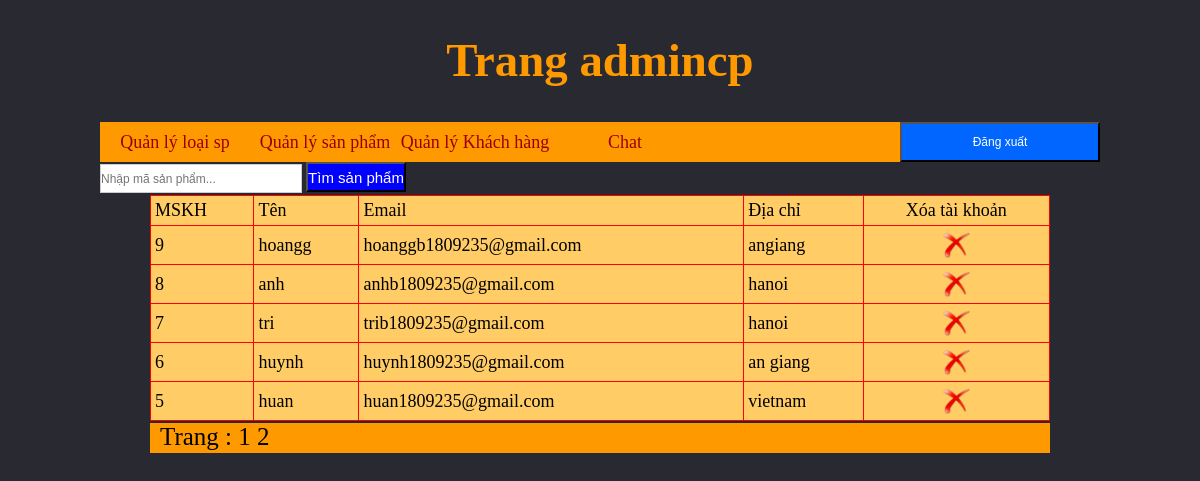
/admin/index.php?quanly=khachhang&ac=kh (signed in), run on the app's committed database.
### tables this page shows
CREATE TABLE `khachhang` (
  `MSKH` int(11) NOT NULL,
  `HoTenKH` varchar(255) NOT NULL,
  `Email` varchar(100) NOT NULL,
  `MatKhau` varchar(100) NOT NULL,
  `SoDienThoai` int(11) NOT NULL,
  `DiaChi` varchar(200) NOT NULL
);

### admin/lietkeee.php (the view, shortened to what this page needs)
<?php
	if(isset($_GET['trang'])){
		$trang=$_GET['trang'];
	}else{
		$trang='';
	}
	if($trang =='' || $trang =='1'){
		$trang1=0;
	}else{
		$trang1=($trang*5)-5;
	}
	$sql_lietkesp="select * from KhachHang order by MSKH desc limit $trang1,5 ";
	$row_lietkesp=mysql_query($sql_lietkesp);
?>
<table width="100%" border="1">
  <tr>
    <td>MSKH</td>
    <td>Tên</td>
    <td>Email</td>
    <td>Địa chỉ</td>
     <td > <center>Xóa tài khoản</center></td>
  </tr>
  <?php
  while($dong=mysql_fetch_array($row_lietkesp)){
  ?>
  <tr>
    <td><?php  echo $dong['MSKH'];?></td>
    <td><?php echo $dong['HoTenKH'] ?></td>
    <td><?php echo $dong['Email'] ?></td>
    <td><?php echo $dong['DiaChi'] ?></td>
    <td><a href="?quanly=khachhang&ac=kh&id=<?php echo $dong['MSKH']?>" class="delete_link"><center><img src="imgs/delete.png" width="30" height="30" /> </center></a></td>
  </tr>
  <?php
  }
  ?>
</table>
<div class="trang">
	Trang :
    <?php
	$sql_trang=mysql_query("select * from KhachHang");
	$count_trang=mysql_num_rows($sql_trang);
	$a=ceil($count_trang/5);
	for($b=1;$b<=$a;$b++){
		if($trang==$b){
		echo '<a href="index.php?quanly=khachhang&ac=kh&trang='.$b.'" style="text-decoration:underline;color:red;">'.$b.' ' .'</a>';
	}else{
		echo '<a href="index.php?quanly=khachhang&ac=kh&trang='.$b.'" style="text-decoration:none;color:#000;">'.$b.' ' .'</a>';
	}
	}
	?>
</div>

### admin/admin.css (style rules this page uses)
* { padding:0; margin:0; }
table { border-collapse:collapse; width:100%; background-color:#FC6; border:1px solid #F00; }
table tr td { color:#000; font-size:18px; padding:4px; }
.trang { width:auto; height:30px; font-size:25px; padding-left:10px; color:#000; margin-top:2px; background:#F90; }
body { background:#292931; }
a { color:#0000FF; text-decoration:none; }

### data on the page
khachhang: MSKH "9", HoTenKH "hoangg", Email "hoanggb1809235@gmail.com", DiaChi "angiang"
khachhang: MSKH "8", HoTenKH "anh", Email "anhb1809235@gmail.com", DiaChi "hanoi"
khachhang: MSKH "7", HoTenKH "tri", Email "trib1809235@gmail.com", DiaChi "hanoi"
khachhang: MSKH "6", HoTenKH "huynh", Email "huynh1809235@gmail.com", DiaChi "an giang"
khachhang: MSKH "5", HoTenKH "huan", Email "huan1809235@gmail.com", DiaChi "vietnam"
